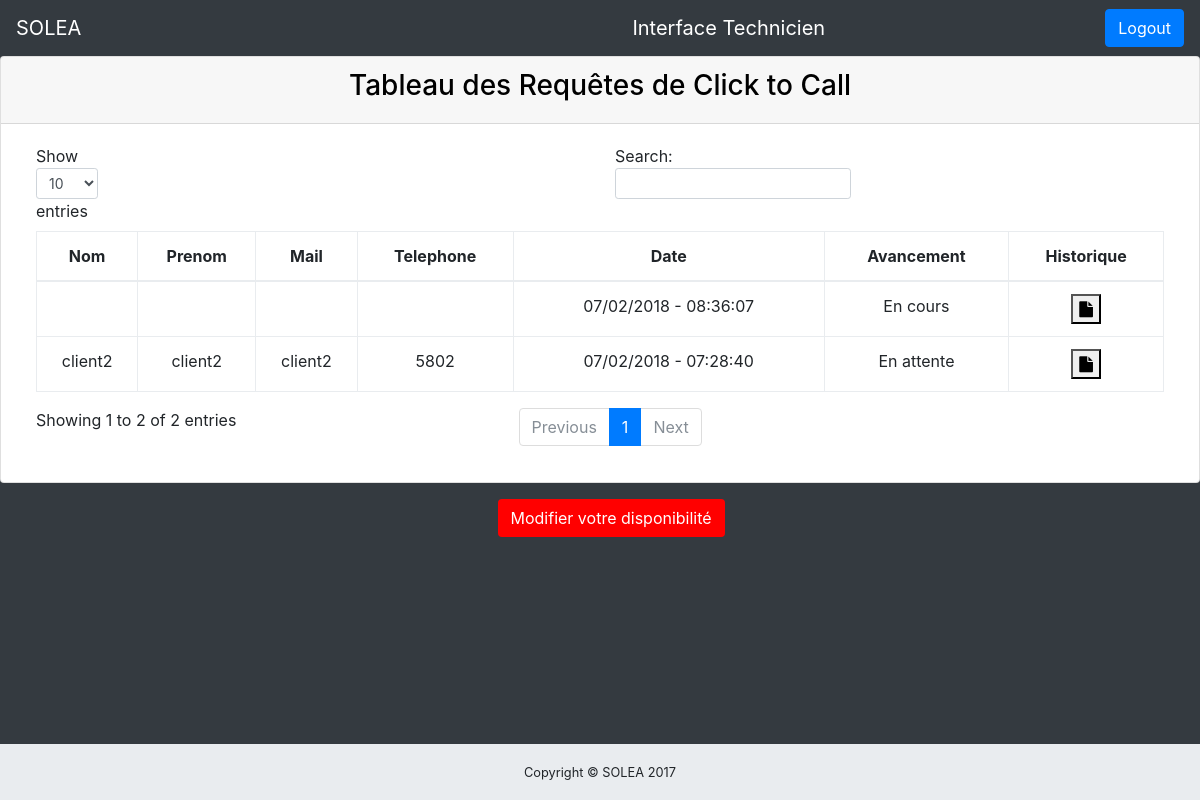
Before: / (signed in) with the older database file.
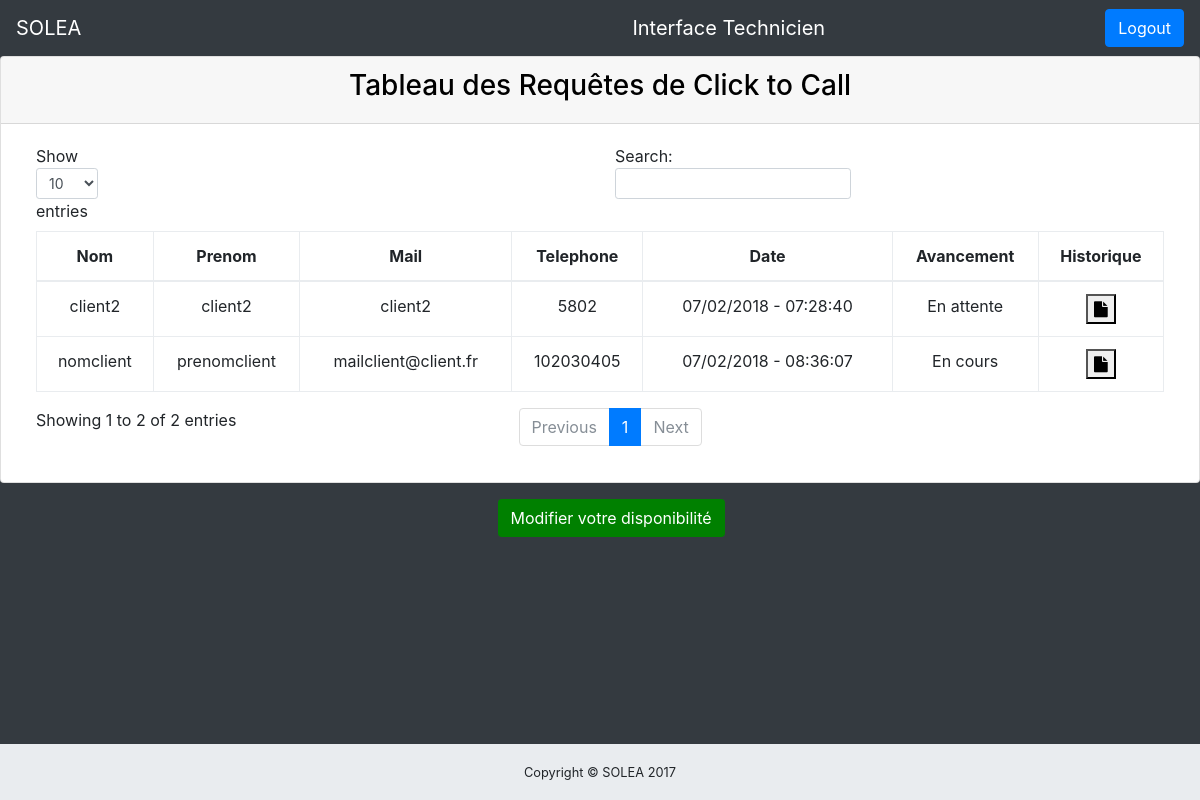
After: the same page with the newer database file.
### tables this page shows
CREATE TABLE `ctc_request` (
  `id` int(10) NOT NULL,
  `user_id` int(5) NOT NULL,
  `dates` varchar(50) NOT NULL,
  `etat` int(2) NOT NULL,
  `Commentaire` text
);

CREATE TABLE `users` (
  `id` int(10) NOT NULL,
  `login` varchar(50) NOT NULL,
  `password` varchar(100) NOT NULL,
  `nom` varchar(50) NOT NULL,
  `prenom` varchar(50) NOT NULL,
  `mail` varchar(50) NOT NULL,
  `telephone` varchar(15) NOT NULL,
  `rang` int(1) NOT NULL DEFAULT '0',
  `disponible` int(1) DEFAULT NULL
);

CREATE TABLE `worktime` (
  `id` int(10) NOT NULL,
  `id_technicien` int(10) NOT NULL,
  `nom_technicien` text NOT NULL,
  `prenom_technicien` text NOT NULL,
  `timer` int(10) DEFAULT NULL,
  `etat_disponible` int(2) DEFAULT NULL
);

### index.php (the view, shortened to what this page needs)
<?php
require 'pdo.php';
$bdd = new PDO('mysql:host=' . $PARAM_hote . ';dbname=' . $PARAM_nom_bd . ';charset=utf8', $PARAM_utilisateur, $PARAM_mot_passe);
include "include/head.php";
?>
<body class="fixed-nav sticky-footer bg-dark" id="page-top">
  <?php
echo "<div class='card mb-3'>
		<div class='card-header'>
		<h3 style='text-align:center; color:black;'>Tableau des Requêtes de Click to Call</h1>
		</div>
		<div class='card-body'>
		  <div class='table-responsive'>
			<table class='table table-bordered' id='dataTable' width='100%' cellspacing='0'  style='text-align:center;'>
			  <thead>
				<tr>
				  <th>Nom</th>
				  <th>Prenom</th>
				  <th>Mail</th>
				  <th>Telephone</th>
				  <th>Date</th>
				  <th>Avancement</th>
				  <th>Historique</th>
				</tr>
			  </thead>
			  <tbody>";
$requete = 'SELECT * FROM ctc_request WHERE etat=0 or etat=1';
$req = $bdd->query($requete);
while ($row = $req->fetch()) {
    $user = 'SELECT * FROM users WHERE id="' . $row["user_id"] . '"';
    $userboard = $bdd->query($user);
    $line = $userboard->fetch();
    ?>
	<td><?php echo $line['nom'] ?></td>
	<td><?php echo $line['prenom'] ?></td>
	<td><?php echo $line['mail'] ?></td>
	<td><?php echo $line['telephone'] ?></td>
	<td><?php echo $row['dates'] ?></td>
	<td><?php
	if ($row['etat'] == 0) {
        echo 'En attente';
    } elseif ($row['etat'] == 1) {
        echo 'En cours';
    } else {
        echo 'Terminé';}?></td>
				<td>
				<form method="post" action="historique.php">
				<button type="submit"><i class="fa fa-file" aria-hidden="true"></i></button>
				</form>
				</td>
			  <?php }?>
			  </tbody>
			</table>
		  </div>
		</div>
	  </div>
<?php
include "include/foot.php";
?>
	<div class="row">
		<div class="col-md-5">
		</div>
		<div class="col-md-2">
		<?php
			$old_dispo_requete = 'SELECT * FROM worktime WHERE id_technicien="'.$_SESSION["id"].'"';
			$old_dispo_intab = $bdd->query($old_dispo_requete);
			$tech_info = $old_dispo_intab->fetch();
			$old_dispo = $tech_info['etat_disponible'];
			if($old_dispo==0){
				$new_color="red";
			}
			if($old_dispo==1){
				$new_color="green";
			}
		?>
		<form method="post" action="index.php">
		<button type=submit name="bouton_dispo" class="btn btn-default" style="float:left;position:absolute;top:0;left:0;color:white;background:<?php echo $new_color ?>;">Modifier votre disponibilité</button>
		</form>
		<?php
		echo $old_dispo;
		?>
		</div>
		<div class="col-md-5">
		</div>
	</div>
</body>
</html>

### include/head.php (shortened to what this page needs)
<!DOCTYPE html>
<html lang="fr">
<head>
  <link href="vendor/bootstrap/css/bootstrap.min.css" rel="stylesheet">
  <link href="vendor/font-awesome/css/font-awesome.min.css" rel="stylesheet" type="text/css">
  <link href="css/sb-admin.css" rel="stylesheet">
</head>
<body class="fixed-nav sticky-footer bg-dark" id="page-top">
  <nav class="navbar navbar-expand-lg navbar-dark bg-dark fixed-top" id="mainNav">
    <a class="navbar-brand" href="index.php">SOLEA</a>
	<?php
	if(!empty($_SESSION["login"])){
		if($_SESSION["rang"]==0){
			echo "<a class='navbar-brand' href='client.php' style='margin-left:30%;'>Interface Client</a>";
		}
		else if($_SESSION["rang"]==1){
			echo "<a class='navbar-brand' href='index.php' style='margin-left:30%;'>Interface Technicien</a>";
		}
	}
	else{
		echo "";
	}
		?>
    <div class="collapse navbar-collapse" id="navbarResponsive">
      <ul class="navbar-nav ml-auto">
            <li class="nav-item">
			<?php
			if(!empty($_SESSION['login'])){
				 echo"<form method='post'><button class='btn btn-primary btn-block' name='deconnexion'>Logout</button></form>";
				 }
			?>
        </li>
      </ul>
    </div>
  </nav>

### include/foot.php (shortened to what this page needs)
<footer class="sticky-footer" style=width:100%;>
      <div class="container">
        <div class="text-center">
          <small>Copyright © SOLEA 2017</small>
        </div>
      </div>
    </footer>

### css/sb-admin.css (style rules this page uses)
html { position: relative; min-height: 100%; }
body { overflow-x: hidden; }
body.sticky-footer { margin-bottom: 56px; }
body.fixed-nav { padding-top: 56px; }
th { cursor: pointer; }
a:link { cursor: pointer; }
button { cursor: pointer; }
#mainNav .navbar-collapse { overflow: auto; max-height: 75vh; }
@media (min-width: 992px) { #mainNav .navbar-brand { width: 250px; } }
@media (min-width: 992px) { #mainNav .navbar-collapse { overflow: visible; max-height: none; } }
footer.sticky-footer { position: absolute; right: 0; bottom: 0; width: 100%; height: 56px; background-color: #e9ecef; line-height: 55px; }
@media (min-width: 992px) { footer.sticky-footer { width: calc(100% - 250px); } }

Changed rows visible on the page:
changed ctc_request: user.nom (not shown) → "nomclient"; user.prenom (not shown) → "prenomclient"; user.mail (not shown) → "mailclient@client.fr"; user.telephone (not shown) → "102030405"
added worktime: etat_disponible "1"
